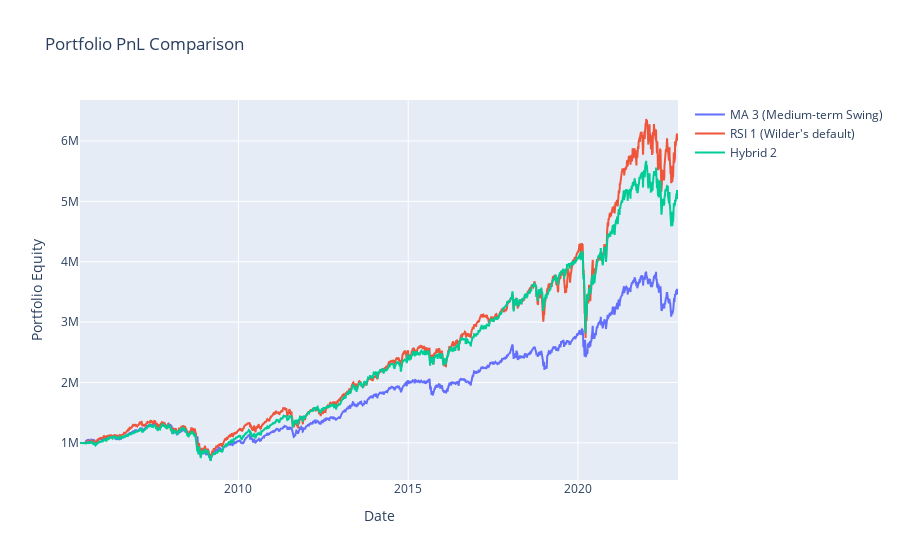

The notebook cell saved with this chart:
### Code cell
OHLCVAnalysis.plot_multiple_portfolio_pnl([analysis_ma3,analysis_rsi1,analysis_hybrid1])

### Figure 1 — Plotly figure (JSON) as saved in the notebook; plotly's stock layout.template omitted (floating-point values rounded to 4 significant figures; data arrays with more than 128 entries replaced by an {"elided": "..."} marker saying what was removed)
{"data": [{"mode": "lines", "name": "MA 3 (Medium-term Swing)", "type": "scatter", "x": {"elided": "4436 str values"}, "y": {"elided": "4436 float values"}}, {"mode": "lines", "name": "RSI 1 (Wilder's default)", "type": "scatter", "x": {"elided": "4436 str values"}, "y": {"elided": "4436 float values"}}, {"mode": "lines", "name": "Hybrid 2", "type": "scatter", "x": {"elided": "4436 str values"}, "y": {"elided": "4436 float values"}}], "layout": {"title": {"text": "Portfolio PnL Comparison"}, "xaxis": {"title": {"text": "Date"}}, "yaxis": {"title": {"text": "Portfolio Equity"}}}}
